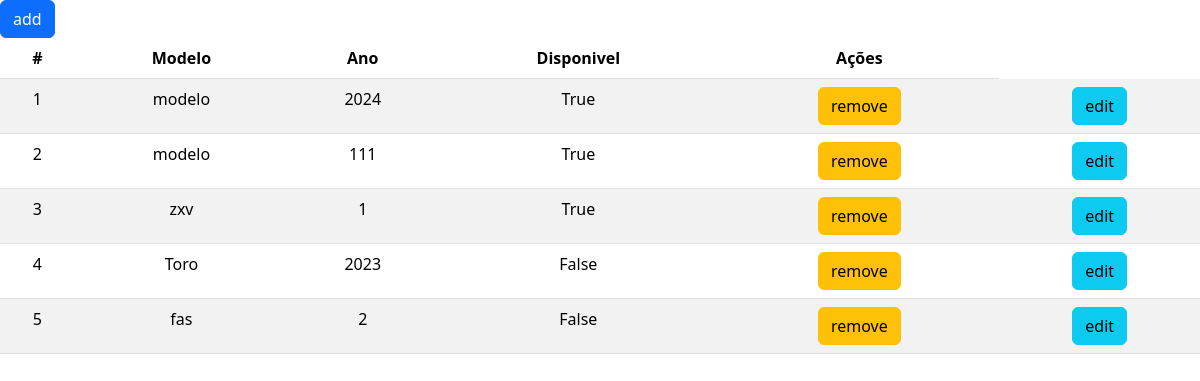
Page /app/manager/ on the earlier database version.
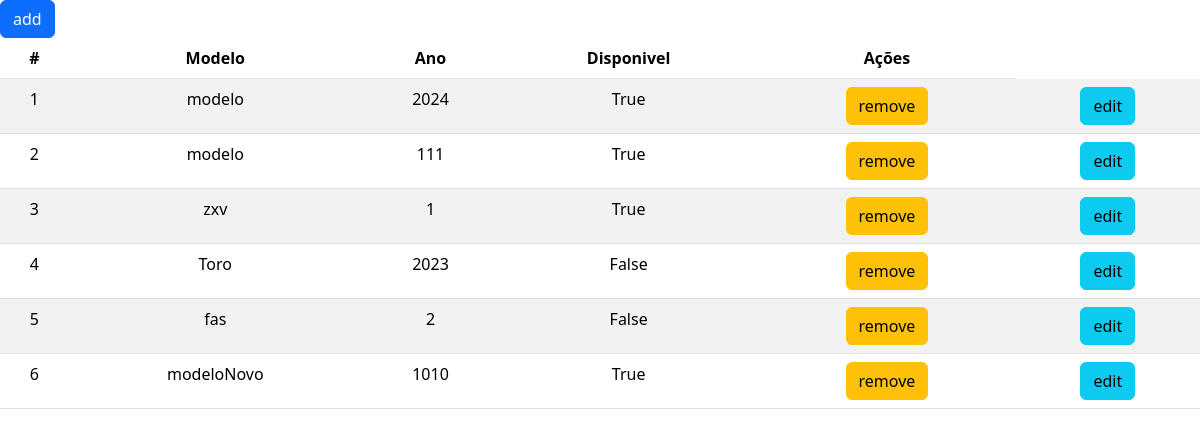
Same page on the later database version.
### app/models.py (models this page shows, shortened)
class Carros(models.Model):
    modelo = models.CharField(max_length=255, blank=False)
    marca = models.CharField(max_length=255, blank=True)
    complemento = models.CharField(max_length=255, blank=True)
    ano = models.IntegerField(blank=False)
    cor = models.CharField(max_length=255, blank=False)
    disponivel = models.BooleanField(default=True)
    foto = models.ImageField(upload_to="uploads/", blank=False)

### app/views.py (the view)
# urls.py: path('manager/', views.gerenciamento, name='gerenciamento'),
def gerenciamento(request):
    carros_list = models.Carros.objects.all()
    return render(request, "pages/gerenciamento.html", {'carros' : carros_list})

### app/templates/pages/gerenciamento.html
{% extends "base.html" %}
{% block content %}
<a class="btn btn-primary" href="{% url 'app:add_veiculo' %}">add</a>
    <table class="table table-striped">
        <thead>
            <tr>
                <th scope="col" class="text-center">#</th>
                <th scope="col" class="text-center">Modelo</th>
                <th scope="col" class="text-center">Ano</th>
                <th scope="col" class="text-center">Disponivel</th>
                <th scope="col" class="text-center">Ações</th>
            </tr>
        </thead>
        <tbody>
            {% for carro in carros %}
                    <tr>
                        <td class="text-center">{{ forloop.counter }}</td>
                        <td class="text-center">{{ carro.modelo }}</td>
                        <td class="text-center">{{ carro.ano }}</td>
                        <td class="text-center">{{ carro.disponivel }}</td>
                        <td class="text-center">
                            <a type="button" class="btn btn-warning"
                            href="{% url 'app:remove_veiculo' carro.id %}">remove
                            </a>
                        <td class="text-center">
                            <a type="button" class="btn btn-info"
                            href="{% url 'app:edit_veiculo' carro.id %}">edit
                            </a>
                    </tr>
            {% endfor %}
        </tbody>
    </table>
{% endblock %}

Differences in the rows shown:
added Carros: modelo "modeloNovo", ano "1010", disponivel "True"
